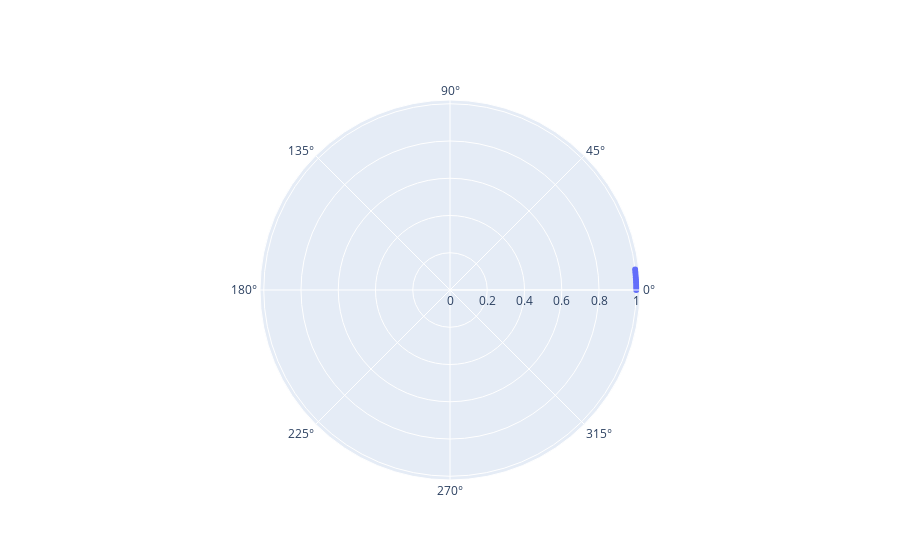

The notebook cell saved with this chart:
### Code cell
import plotly.graph_objects as go
import numpy as np

# 정 팔각형의 꼭지점 좌표 생성
theta = np.linspace(0, 2*np.pi, 9)
r = np.ones(9)  # 모든 꼭지점의 반지름은 1로 설정합니다.

# 그래프 생성
fig = go.Figure()

fig.add_trace(go.Scatterpolar(
      r=r,
      theta=theta,
      fill='toself'
))

fig.show()

### Figure 1 — Plotly figure (JSON) as saved in the notebook; plotly's stock layout.template omitted (floating-point values rounded to 4 significant figures)
{"data": [{"fill": "toself", "r": [1, 1, 1, 1, 1, 1, 1, 1, 1], "theta": [0, 0.7854, 1.571, 2.356, 3.142, 3.927, 4.712, 5.498, 6.283], "type": "scatterpolar"}], "layout": {}}
